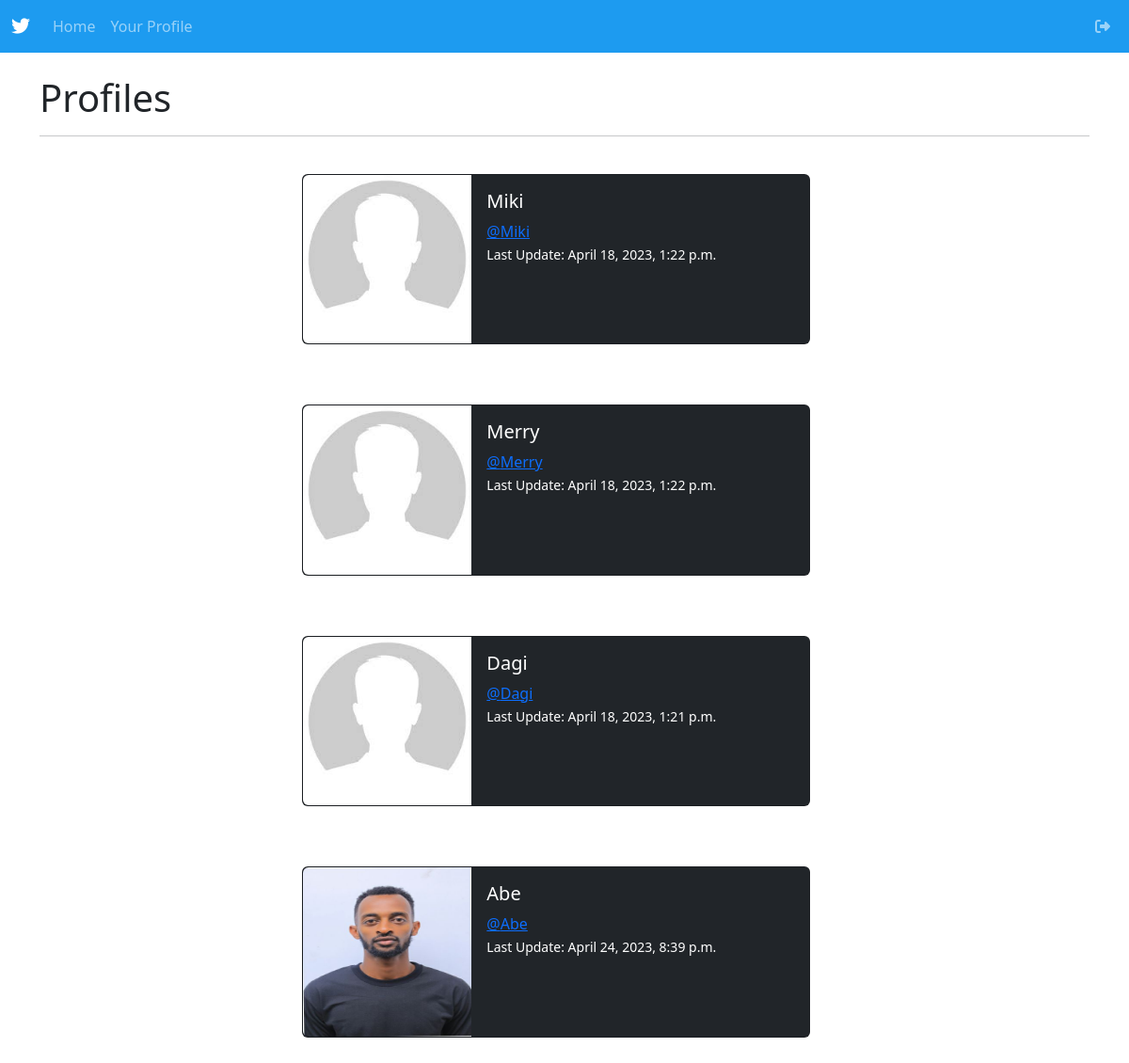
/profile_list/ (signed in), run on an earlier commit of the app's database.
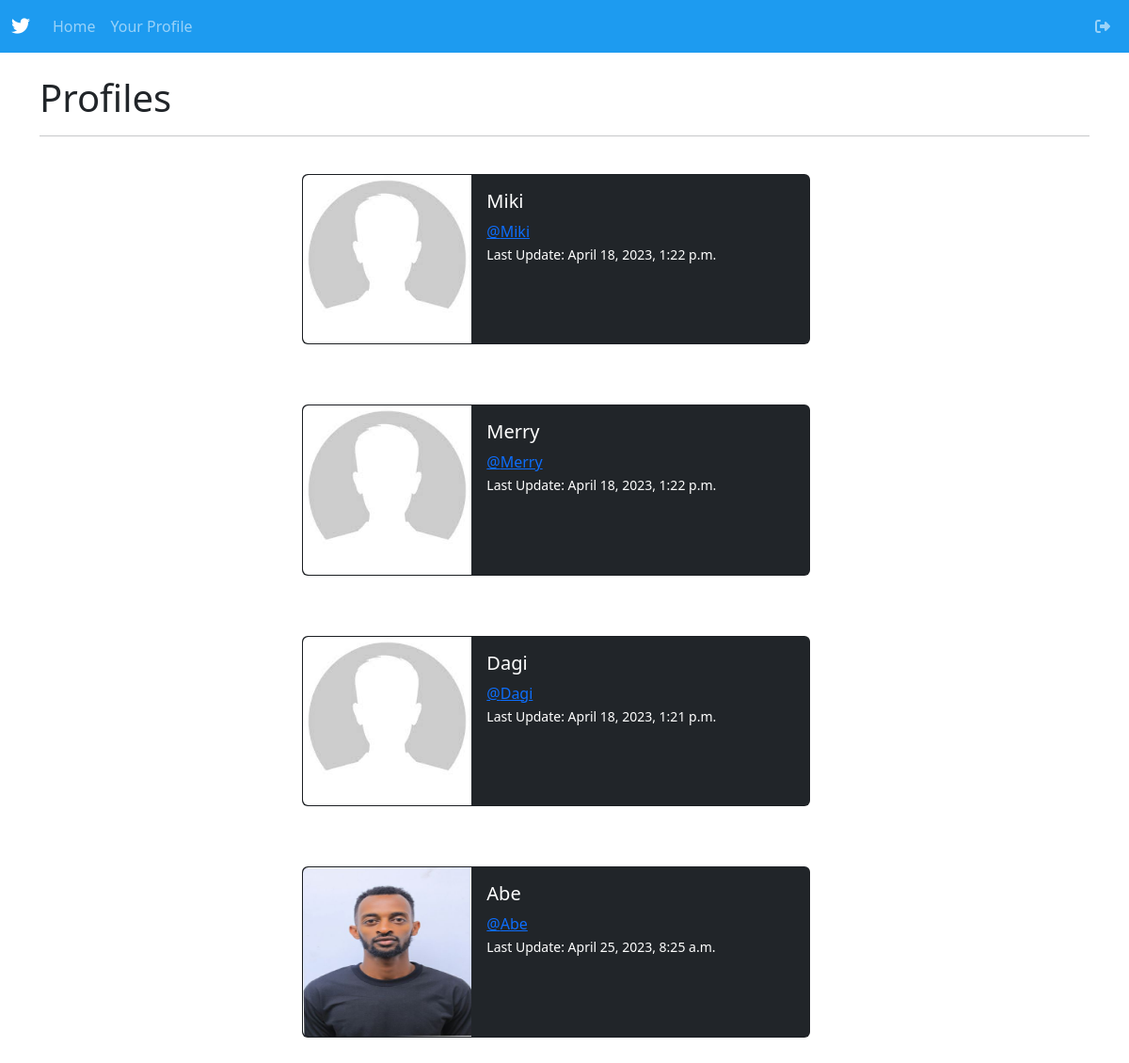
And on a later commit of the database.
### Twitter/models.py (models this page shows, shortened)
class Profile(models.Model):
    user = models.OneToOneField(User , on_delete= models.CASCADE)
    follows = models.ManyToManyField( "self" ,
                                     symmetrical=False,
                                     blank=True,
                                     related_name="followed_by")
    date_modified= models.DateTimeField(User,auto_now=True)
    profile_image = models.ImageField( blank=True,null= True, upload_to='images/')

### Twitter/views.py (the view)
# urls.py: path('profile_list/',views.profile_list, name="profile_list"),
def profile_list(request):
    if request.user.is_authenticated:
        profile= Profile.objects.exclude(user= request.user)
        return render(request, 'profile_list.html', {"profiles" : profile})
    else:
        messages.success(request,("You must be logged in first to view profile list"))
        return redirect('login')

### Twitter/templates/profile_list.html
{% extends 'base.html' %}
{% load static %}
{% block content %}
<h1>Profiles</h1>
<hr>
<br>
{% if profiles %}
{%for profile in profiles%}
<div class="card mb-3 text-bg-dark" style="max-width: 540px; margin-left: 25%;">
    <div class="row g-0">
        <div class="col-md-4">
            {% if profile.profile_image %}
            <a href="{% url 'profile' profile.user.id %}"><img src="{{ profile.profile_image.url }}"
                    class="img-fluid rounded-start" alt="Profile Image" style="height: 180px; width: 200px;"></a>
            {% else %}
            <a href="{% url 'profile' profile.user.id %}"><img src="{% static 'images/default.jpg' %}"
                    class="img-fluid rounded-start" alt="Profile Image"></a>
            {% endif %}
        </div>
        <div class="col-md-8">
            <div class="card-body">
                <h5 class="card-title">{{ profile.user.username }}</h5>
                <a href="{% url 'profile' profile.user.id %}" class="card-text">@{{ profile.user.username }}</a>
                <br>
                <p class="card-text"><small class="text-body-light">Last Update: {{profile.date_modified}}</small>
                </p>
            </div>
        </div>
    </div>
</div>
<br /> <br />
{% endfor %}
{% endif %}
{% endblock %}

What changed in the data, as far as the page shows it:
changed Profile "Abe": date_modified "April 24, 2023, 8:39 p.m." → "April 25, 2023, 8:25 a.m."
